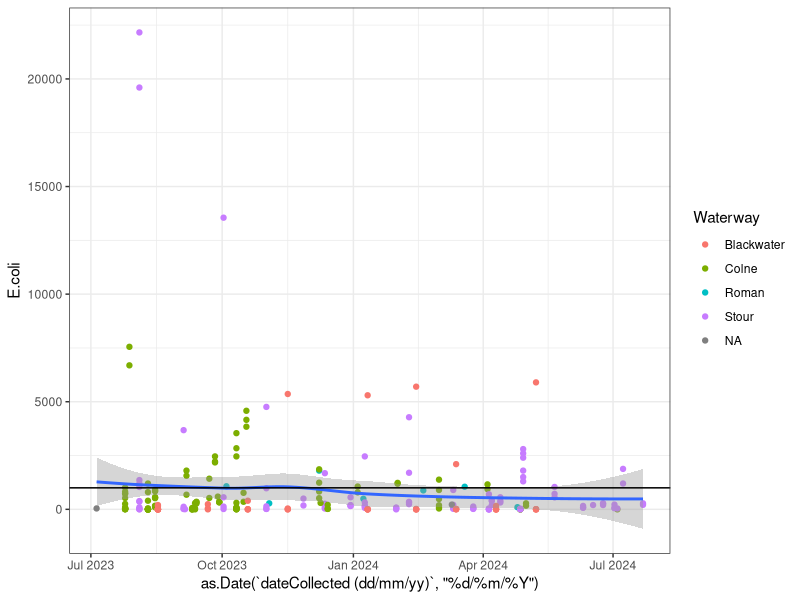

Write R code to recreate this figure.
## ---- chunk 1

library(tidyverse) 

## ---- chunk 2

getwd()


list.files("./data")
## ---- chunk 3

data <- read_csv("./data/DataCollectionForm - WQ data(1).csv",
                 na = c("NC", "NA", "R"))  # we need to sort out this coding of NC and R 
                 
                 

head(data)
## ---- chunk 4

data %>%
#  filter(Waterway == "Blackwater") %>%

ggplot(aes(y = E.coli, x = as.Date(`dateCollected (dd/mm/yy)`, "%d/%m/%Y")))+
  geom_point(aes(col = Waterway))+
  geom_smooth()+
#  scale_y_continuous(trans='log10')+
  geom_hline(yintercept=1000)+
#  coord_cartesian(ylim = c(0, 10000))+
  
  theme_bw()

#  geom_point()
